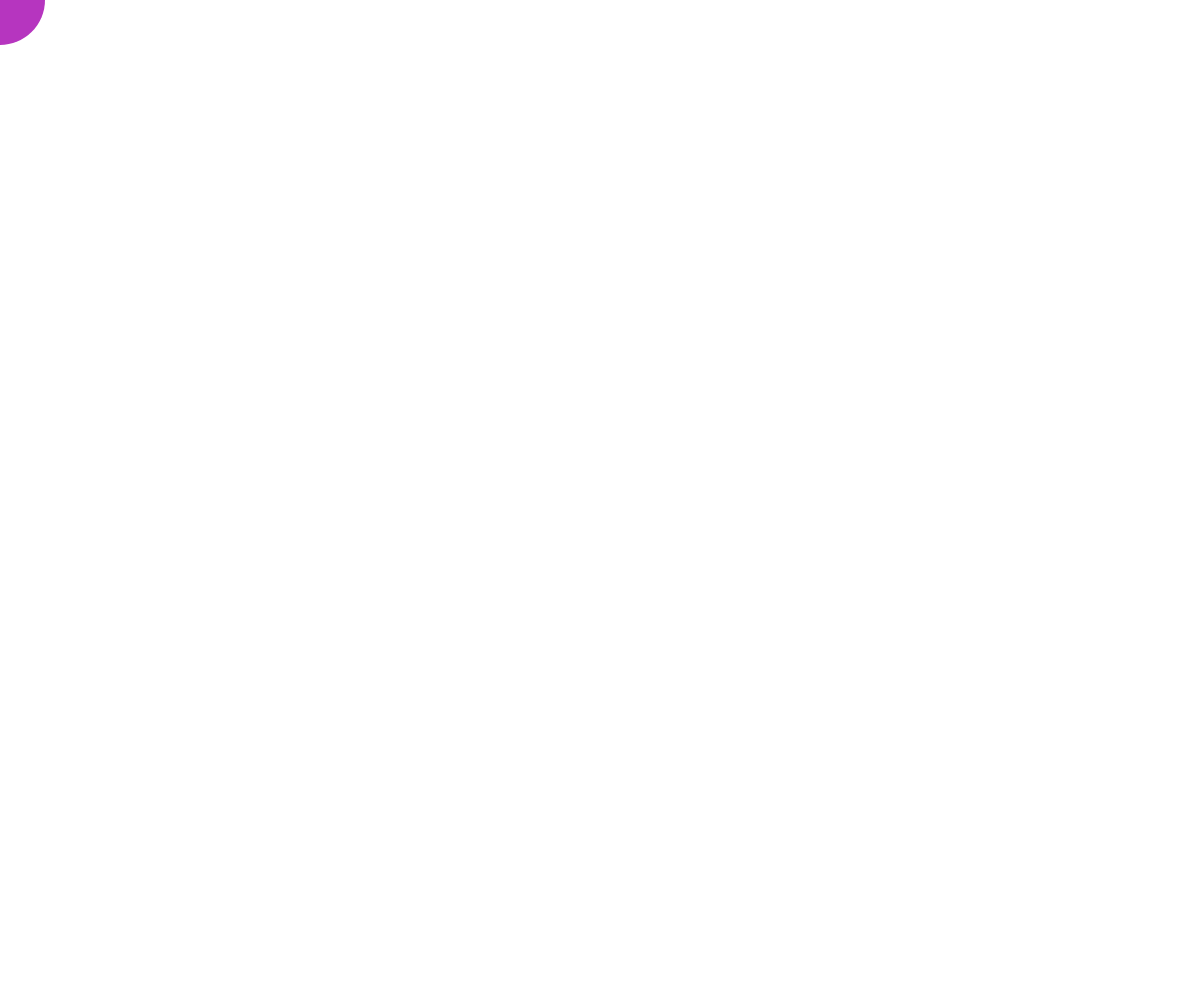
Frame 1 (no input)
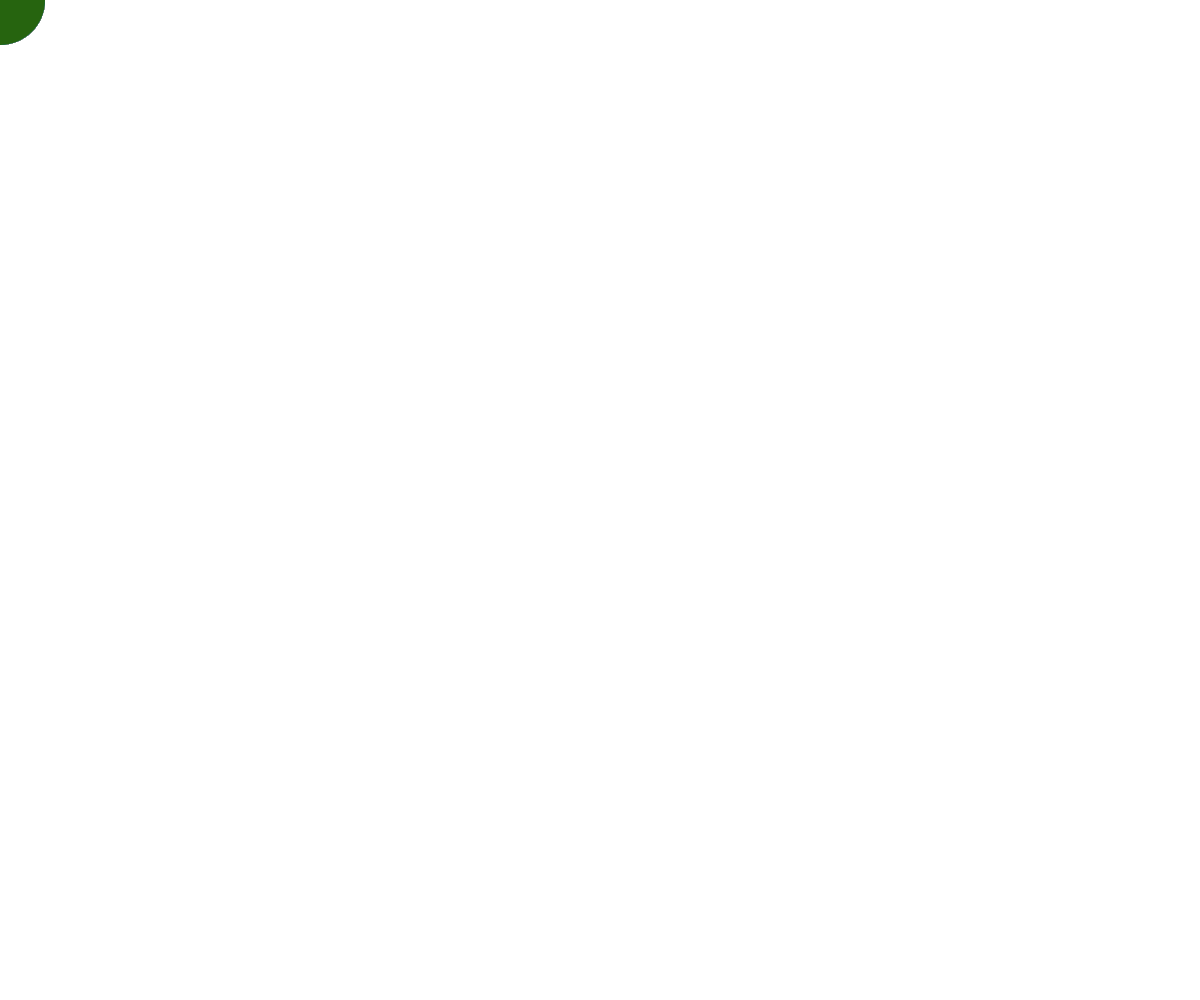
Frame 60 (no input)
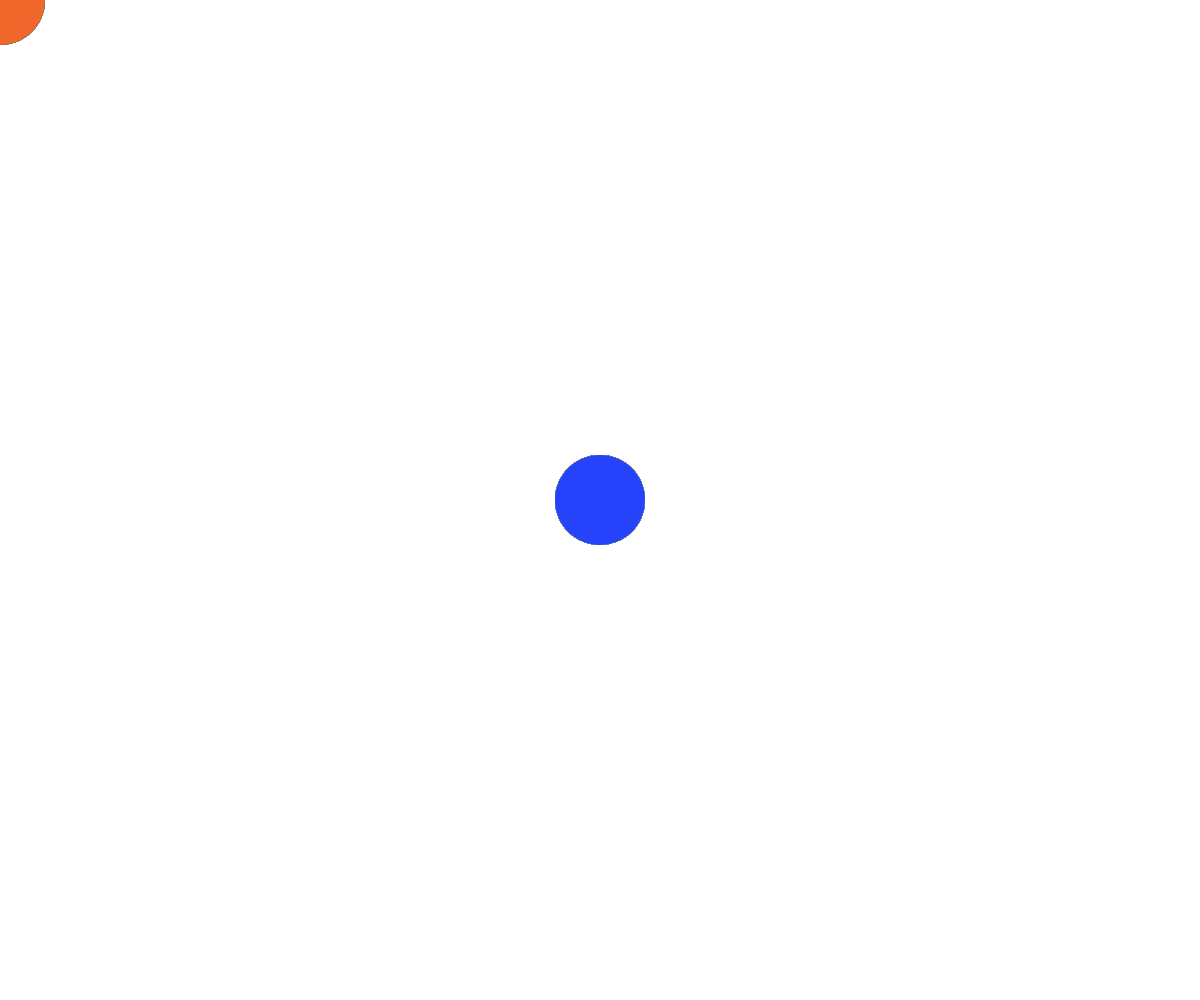
Frame 120 (the mouse pressed at the canvas centre since frame 60)

The p5.js sketch that drew these frames (run headless with seeded random() and noise() and a simulated clock; from frame 60 on, the mouse is pressed at the canvas centre):

// p5.js sketch
// ── sketch.js
function setup() {
    createCanvas(windowWidth,windowHeight);
    frameRate(60);
}


function draw() {
  noStroke()
  fill(random(255),random(255),random(255))
  ellipse(pmouseX,pmouseY,90,90);
}

function mouseClicked() {
  clear();
}


  
